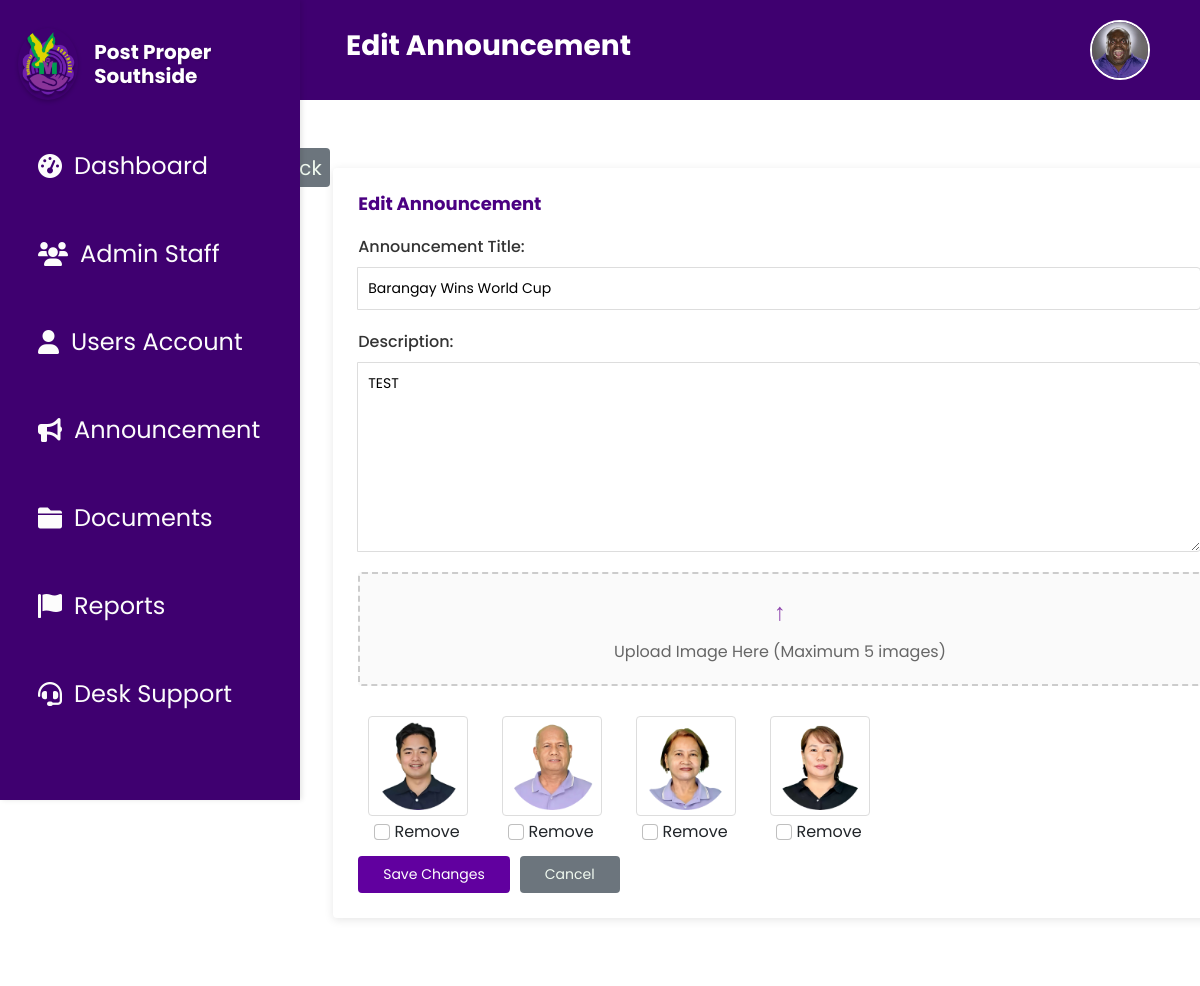
The page /post_edit.php?id=25 (signed in) on the database as committed earlier.
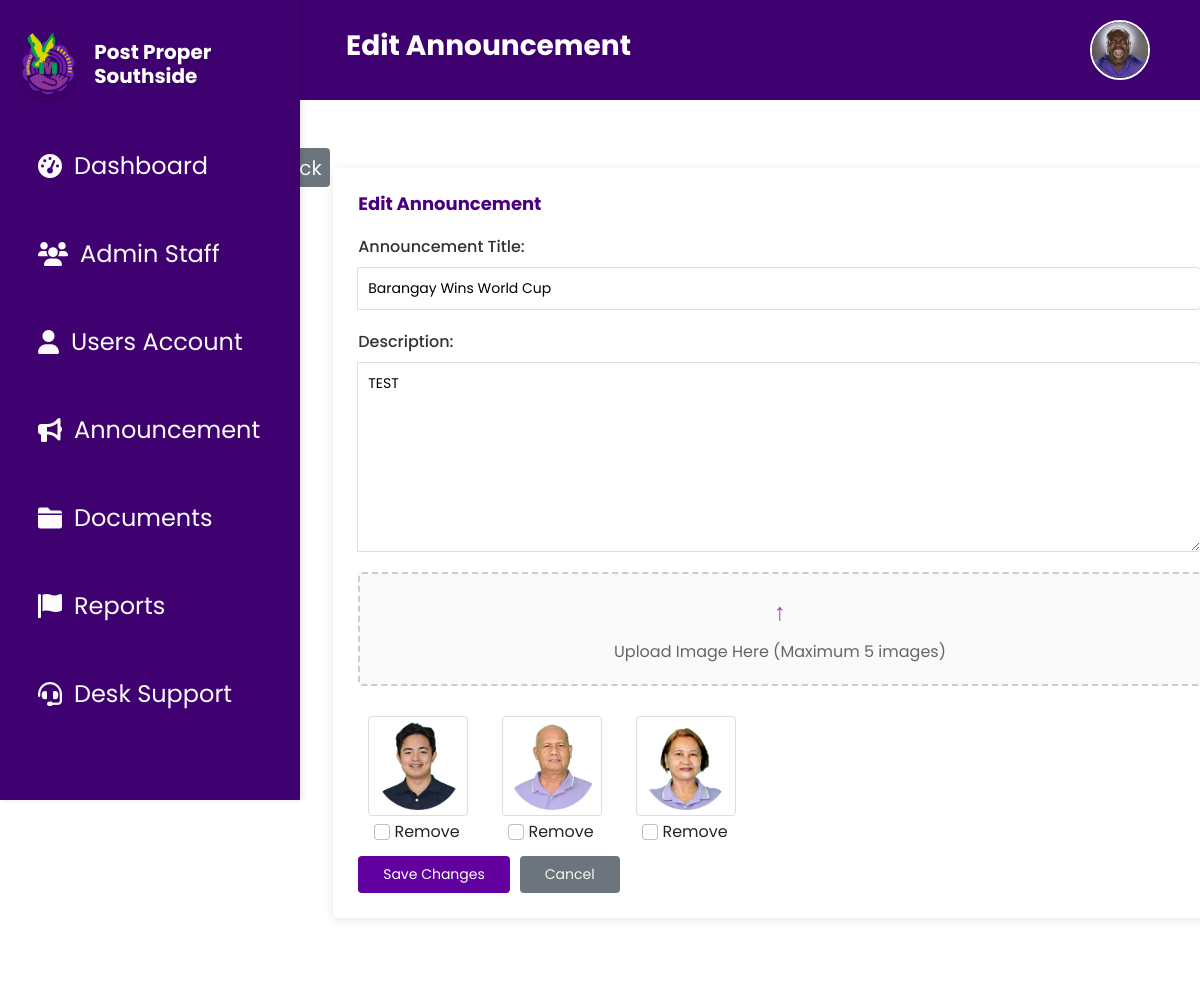
The same page on the database as committed later.
### post_edit.php (the view, shortened to what this page needs)
<?php
include 'db.php';
if (isset($_GET['id']) && is_numeric($_GET['id'])) {
    $announcementId = $_GET['id'];
    $query = "SELECT id, announcement_title, description_text, announcement_images FROM barangay_announcements WHERE id = :id";
    $stmt = $conn->prepare($query);
    $stmt->bindParam(':id', $announcementId, PDO::PARAM_INT);
    $stmt->execute();
    $announcement = $stmt->fetch(PDO::FETCH_ASSOC);
} else {
    echo 'Invalid announcement ID!';
    exit;
}
?>
<!DOCTYPE html>
<html lang="en">
<head>
    <link rel="stylesheet" href="css/post-edit.css">
    <link href="https://cdn.jsdelivr.net/npm/bootstrap@5.3.0/dist/css/bootstrap.min.css" rel="stylesheet">
</head>
<body>
<?php
include 'header.php'; ?>
<?php include 'sidebar.php'; ?>
<div class="main-content">
    <a href="announcement.php" class="back-button"><i class="fas fa-arrow-left"></i> Back</a>
    <div class="content-layout">
        <div class="left-section">
            <div class="white-card">
                <h2>Edit Announcement</h2>
                <form action="process_announcement.php" method="POST" enctype="multipart/form-data" id="announcementForm">
                    <div class="input-group">
                        <label>Announcement Title:</label>
                        <input type="text" name="title" class="full-width-input" value="<?php echo htmlspecialchars($announcement['announcement_title']); ?>" required>
                    </div>
                    <div class="input-group">
                        <label>Description:</label>
                        <textarea name="description" class="full-width-input" rows="8" required><?php echo htmlspecialchars($announcement['description_text']); ?></textarea>
                    </div>
                    <div class="upload-section">
                        <div class="upload-box">
                            <div class="upload-icon">↑</div>
                            <div class="upload-text">Upload Image Here (Maximum 5 images)</div>
                        </div>
                    </div>
                    <div id="image-preview-container" class="d-flex flex-wrap mt-3">
                        <?php
                        $images = json_decode($announcement['announcement_images'], true);
                        if (!empty($images)) {
                            foreach ($images as $image) {
                                $imagePath = trim($image);
                                if (file_exists($imagePath)) {
                                    echo '<div class="image-preview position-relative me-2 mb-2">
                                            <img src="' . htmlspecialchars($imagePath) . '" class="img-fluid" alt="Announcement Image">
                                            <label class="form-check-label">
                                                <input type="checkbox" name="remove_images[]" value="' . htmlspecialchars($imagePath) . '" class="form-check-input"> Remove
                                            </label>
                                        </div>';
                                }
                            }
                        }
                        ?>
                    </div>
                    <div class="button-group">
                        <button type="submit" name="action" value="update" class="btn-save">Save Changes</button>
                        <a href="announcement.php" class="btn-clear">Cancel</a>
                    </div>
                </form>
            </div>
        </div>
    </div>
</div>
</body>
</html>

Rows that differ between the two databases and show on the page:
changed barangay_announcements "Barangay Wins World Cup": announcement_images "[\"uploads\\/announcements\\/1732191375_b1131726-e89e-47e0-9f90-9c9ca4507f9a.png\",\"uploads\\/announcements\\/1732191375_76754470-13bb-454c-b199-ebcee9ec5821.png\",\"uploads\\/announcements\\/1732191375_07fd3ab8-0331-43db-83dd-cbe4c6abad5f-modified 1.png\",\"uploads\\/announcements\\/1732191375_e24663d4-dbf0-4326-a32d-7e77750043c8.png\",\"uploads\\/announcements\\/1732191375_9cc8e3d9-7854-4ef3-a60d-8cc64fc49291.png\"]" → "[\"uploads\\/announcements\\/1732191375_b1131726-e89e-47e0-9f90-9c9ca4507f9a.png\",\"uploads\\/announcements\\/1732191375_76754470-13bb-454c-b199-ebcee9ec5821.png\",\"uploads\\/announcements\\/1732191375_07fd3ab8-0331-43db-83dd-cbe4c6abad5f-modified 1.png\",\"uploads\\/announcements\\/1732191375_9cc8e3d9-7854-4ef3-a60d-8cc64fc49291.png\"]" (drawn)
Other text that changed with them:
list line gone: "☐ Remove"
